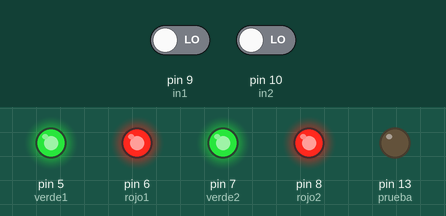
The sketch below on a simulated Arduino Uno, built with avr-gcc and run on an emulated ATmega328P. On the bench: output pins drawn as LEDs (lit = HIGH). The test bench sets the inputs (shaded band); at power-on: pin 9 (in1) LOW, pin 10 (in2) LOW. Random numbers use the default seed unless the sketch sets one.

Above: at 1.2 s.
1.3 s: pin 9 (in1) driven HIGH
At 2.7 s:
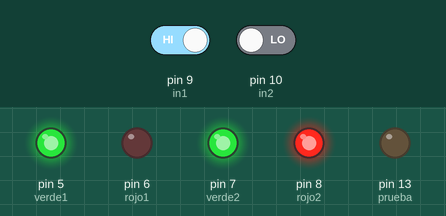
5.8 s: pin 10 (in2) driven LOW
At 7.0 s:
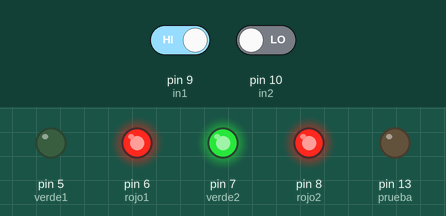
7.3 s: pin 9 (in1) driven HIGH
8.8 s: pin 9 (in1) driven LOW and pin 10 (in2) driven HIGH
At 11.2 s:
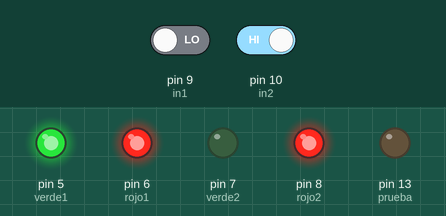
Timing chart, 0 to 31.6 s (numbered marks = the images above; inputs shaded):
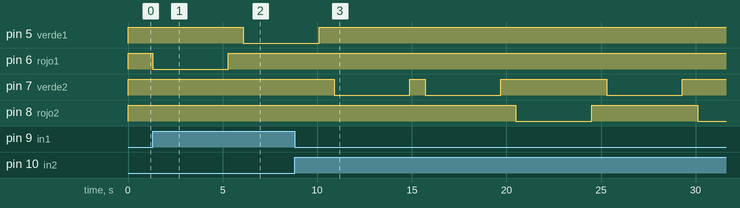

Measured:
- after the input at 1.3 s, pin 6 (rojo1): HIGH → LOW at once, → HIGH 4.0 s later
- after the input at 7.3 s, every drawn part: stays the same
- after the input at 8.8 s, pin 7 (verde2): goes LOW 4.0 s, HIGH 0.80 s, LOW 4.0 s, HIGH 5.6 s, LOW 4.0 s, then HIGH, starting after 2.1 s; pin 8 (rojo2): HIGH → LOW after 11.7 s, → HIGH 4.0 s later, → LOW 5.6 s later

The sketch:

Semaforo_4Segundos.ino
```cpp
//A=RVV
//B=VRV
//C=VVR

//CONJUGACION ABCACBC

int tiempo=4;//Tiempo de 4 segundos de encendido
int b1 = 2;
int b2 = 3;
int b3 = 4;
int modo=1;

int verde1 = 5;
int rojo1  = 6;
int verde2 = 7;
int rojo2  = 8;

int in1=9;
int in2=10;

int prueba = 13;

int aleatorio=0;
int dato=0;

int cont1=0;
int cont2=12;

void v1()
{
digitalWrite(verde1,LOW);
delay(tiempo*1000);
digitalWrite(verde1,HIGH);
delay(800);
}
void r1()
{
digitalWrite(rojo1,LOW);
delay(tiempo*1000);
digitalWrite(rojo1,HIGH);
delay(800);
}
void v2()
{
digitalWrite(verde2,LOW);
delay(tiempo*1000);
digitalWrite(verde2,HIGH);
delay(800);
}
void r2()
{
digitalWrite(rojo2,LOW);
delay(tiempo*1000);
digitalWrite(rojo2,HIGH);
delay(800);
}
void setup()
{
  Serial.begin (9600);
  pinMode(b1,INPUT);
  pinMode(b2,INPUT);
  pinMode(b3,INPUT);
  pinMode(in1,INPUT);
  pinMode(in2,INPUT);
  pinMode(verde1,OUTPUT);
  pinMode(rojo1,OUTPUT);
  pinMode(verde2,OUTPUT);
  pinMode(rojo2,OUTPUT);
  pinMode(prueba,OUTPUT);
  randomSeed(1);
  digitalWrite(verde1,HIGH);
  digitalWrite(rojo1,HIGH);
  digitalWrite(verde2,HIGH);
  digitalWrite(rojo2,HIGH);
  digitalWrite(in1,LOW);
  digitalWrite(in2,LOW);
}
void loop()
{


  //+++++++++++++++++++++++++++++++++++++++++++++++++++++++++
  if(modo==1)
  {
    if(digitalRead(in1)==HIGH)  //BOTON 1
      {
          cont1=cont1+1;
          if(cont1==1){r1();}
          if(cont1==2){v1();}
          if(cont1==3){v1();}
          if(cont1==4){v1();}
          if(cont1==5){r1();}
          if(cont1==6){v1();}
          if(cont1==7){v1();}
          if(cont1==8){v1();}
          if(cont1==9){r1();}
          if(cont1==10){r1();}
          if(cont1==11){v1();}
          if(cont1==12){v1();}
          if(cont1==13){v1();}
          if(cont1==14){v1();}
          if(cont1==15){r1();}
          if(cont1==16){v1();}
          if(cont1==17){r1();}
          if(cont1==18){v1();}
          if(cont1==19){v1();}
          if(cont1==20){v1();}
          if(cont1==21){r1();}

          if(cont1>=21)
          {
            cont1=0;
          }

       }
      if(digitalRead(in2)==HIGH)  //BOTON2
      {
          cont2=cont2+1;
          if(cont2==1){r2();}
          if(cont2==2){v2();}
          if(cont2==3){v2();}
          if(cont2==4){v2();}
          if(cont2==5){r2();}
          if(cont2==6){v2();}
          if(cont2==7){v2();}
          if(cont2==8){v2();}
          if(cont2==9){r2();}
          if(cont2==10){r2();}
          if(cont2==11){v2();}
          if(cont2==12){v2();}
          if(cont2==13){v2();}
          if(cont2==14){v2();}
          if(cont2==15){r2();}
          if(cont2==16){v2();}
          if(cont2==17){r2();}
          if(cont2==18){v2();}
          if(cont2==19){v2();}
          if(cont2==20){v2();}
          if(cont2==21){r2();}

          if(cont2>=21)
          {
            cont2=0;
          }
       }
   }
//++++++++++++++++++++++++++++++++++++++++++++++++++++++++++++++++++
  if(modo==2)
  {
    if(digitalRead(in1)==HIGH)
      {
        aleatorio=random(1,4);
        if(aleatorio==1)
        {
          digitalWrite(verde1,LOW);
          delay(8000);
          digitalWrite(verde1,HIGH);
          delay(800);
        }
        if((aleatorio==2)||(aleatorio==3)||(aleatorio==4))
        {
          digitalWrite(rojo1,LOW);
          delay(8000);
          digitalWrite(rojo1,HIGH);
          delay(800);
        }
        Serial.print("Modo2 IN1: ");
        Serial.println(aleatorio);
       }
      if(digitalRead(in2)==HIGH)
      {
        aleatorio=random(1,4);
        if(aleatorio==1)
        {
          digitalWrite(verde2,LOW);
          delay(8000);
          digitalWrite(verde2,HIGH);
          delay(800);
        }
        if((aleatorio==2)||(aleatorio==3)||(aleatorio==4))
        {
          digitalWrite(rojo2,LOW);
          delay(8000);
          digitalWrite(rojo2,HIGH);
          delay(800);
        }
        Serial.print("Modo2 IN2: ");
        Serial.println(aleatorio);
       }
   }
//+++++++++++++++++++++++++++++++++++++++++++++++++++++++++++++++++++++
  if(modo==3)
  {
    if(digitalRead(in1)==HIGH)
      {
        aleatorio=random(1,4);
        if((aleatorio==2)||(aleatorio==3)||(aleatorio==1)||(aleatorio==4))
        {
          digitalWrite(rojo1,LOW);
          delay(8000);
          digitalWrite(rojo1,HIGH);
          delay(800);
        }
        Serial.print("Modo3 IN1: ");
        Serial.println(aleatorio);
       }
      if(digitalRead(in2)==HIGH)
      {
        aleatorio=random(1,4);
        if((aleatorio==2)||(aleatorio==3)||(aleatorio==1)||(aleatorio==4))
        {
          digitalWrite(rojo2,LOW);
          delay(8000);
          digitalWrite(rojo2,HIGH);
          delay(800);
        }
        Serial.print("Modo3 IN2: ");
        Serial.println(aleatorio);
       }
   }
}
```
